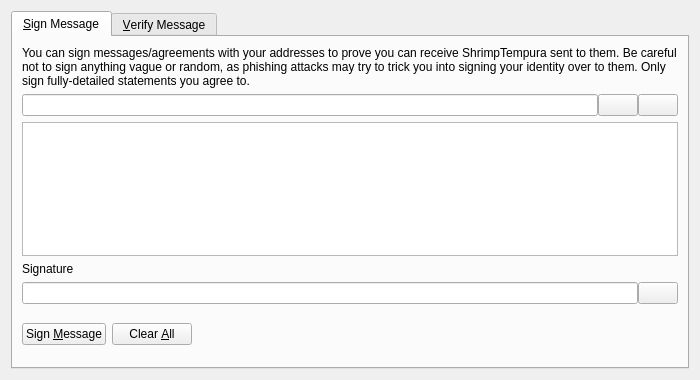
<?xml version="1.0" encoding="UTF-8"?>
<ui version="4.0">
 <class>SignVerifyMessageDialog</class>
 <widget class="QDialog" name="SignVerifyMessageDialog">
  <property name="geometry">
   <rect>
    <x>0</x>
    <y>0</y>
    <width>700</width>
    <height>380</height>
   </rect>
  </property>
  <property name="windowTitle">
   <string>Signatures - Sign / Verify a Message</string>
  </property>
  <property name="modal">
   <bool>true</bool>
  </property>
  <layout class="QVBoxLayout" name="verticalLayout">
   <item>
    <widget class="QTabWidget" name="tabWidget">
     <property name="currentIndex">
      <number>0</number>
     </property>
     <widget class="QWidget" name="tabSignMessage">
      <attribute name="title">
       <string>&amp;Sign Message</string>
      </attribute>
      <layout class="QVBoxLayout" name="verticalLayout_SM">
       <item>
        <widget class="QLabel" name="infoLabel_SM">
         <property name="text">
          <string>You can sign messages/agreements with your addresses to prove you can receive ShrimpTempura sent to them. Be careful not to sign anything vague or random, as phishing attacks may try to trick you into signing your identity over to them. Only sign fully-detailed statements you agree to.</string>
         </property>
         <property name="textFormat">
          <enum>Qt::PlainText</enum>
         </property>
         <property name="wordWrap">
          <bool>true</bool>
         </property>
        </widget>
       </item>
       <item>
        <layout class="QHBoxLayout" name="horizontalLayout_1_SM">
         <property name="spacing">
          <number>0</number>
         </property>
         <item>
          <widget class="QValidatedLineEdit" name="addressIn_SM">
           <property name="toolTip">
            <string>The ShrimpTempura address to sign the message with</string>
           </property>
          </widget>
         </item>
         <item>
          <widget class="QPushButton" name="addressBookButton_SM">
           <property name="toolTip">
            <string>Choose previously used address</string>
           </property>
           <property name="text">
            <string/>
           </property>
           <property name="icon">
            <iconset resource="../bitcoin.qrc">
             <normaloff>:/icons/address-book</normaloff>:/icons/address-book</iconset>
           </property>
           <property name="shortcut">
            <string>Alt+A</string>
           </property>
           <property name="autoDefault">
            <bool>false</bool>
           </property>
          </widget>
         </item>
         <item>
          <widget class="QPushButton" name="pasteButton_SM">
           <property name="toolTip">
            <string>Paste address from clipboard</string>
           </property>
           <property name="text">
            <string/>
           </property>
           <property name="icon">
            <iconset resource="../bitcoin.qrc">
             <normaloff>:/icons/editpaste</normaloff>:/icons/editpaste</iconset>
           </property>
           <property name="shortcut">
            <string>Alt+P</string>
           </property>
           <property name="autoDefault">
            <bool>false</bool>
           </property>
          </widget>
         </item>
        </layout>
       </item>
       <item>
        <widget class="QPlainTextEdit" name="messageIn_SM">
         <property name="toolTip">
          <string>Enter the message you want to sign here</string>
         </property>
        </widget>
       </item>
       <item>
        <widget class="QLabel" name="signatureLabel_SM">
         <property name="text">
          <string>Signature</string>
         </property>
         <property name="textFormat">
          <enum>Qt::PlainText</enum>
         </property>
        </widget>
       </item>
       <item>
        <layout class="QHBoxLayout" name="horizontalLayout_2_SM">
         <property name="spacing">
          <number>0</number>
         </property>
         <item>
          <widget class="QLineEdit" name="signatureOut_SM">
           <property name="font">
            <font>
             <italic>true</italic>
            </font>
           </property>
           <property name="readOnly">
            <bool>true</bool>
           </property>
          </widget>
         </item>
         <item>
          <widget class="QPushButton" name="copySignatureButton_SM">
           <property name="toolTip">
            <string>Copy the current signature to the system clipboard</string>
           </property>
           <property name="text">
            <string/>
           </property>
           <property name="icon">
            <iconset resource="../bitcoin.qrc">
             <normaloff>:/icons/editcopy</normaloff>:/icons/editcopy</iconset>
           </property>
           <property name="autoDefault">
            <bool>false</bool>
           </property>
          </widget>
         </item>
        </layout>
       </item>
       <item>
        <layout class="QHBoxLayout" name="horizontalLayout_3_SM">
         <item>
          <widget class="QPushButton" name="signMessageButton_SM">
           <property name="toolTip">
            <string>Sign the message to prove you own this ShrimpTempura address</string>
           </property>
           <property name="text">
            <string>Sign &amp;Message</string>
           </property>
           <property name="icon">
            <iconset resource="../bitcoin.qrc">
             <normaloff>:/icons/edit</normaloff>:/icons/edit</iconset>
           </property>
           <property name="autoDefault">
            <bool>false</bool>
           </property>
          </widget>
         </item>
         <item>
          <widget class="QPushButton" name="clearButton_SM">
           <property name="toolTip">
            <string>Reset all sign message fields</string>
           </property>
           <property name="text">
            <string>Clear &amp;All</string>
           </property>
           <property name="icon">
            <iconset resource="../bitcoin.qrc">
             <normaloff>:/icons/remove</normaloff>:/icons/remove</iconset>
           </property>
           <property name="autoDefault">
            <bool>false</bool>
           </property>
          </widget>
         </item>
         <item>
          <spacer name="horizontalSpacer_1_SM">
           <property name="orientation">
            <enum>Qt::Horizontal</enum>
           </property>
           <property name="sizeHint" stdset="0">
            <size>
             <width>40</width>
             <height>48</height>
            </size>
           </property>
          </spacer>
         </item>
         <item>
          <widget class="QLabel" name="statusLabel_SM">
           <property name="font">
            <font>
             <weight>75</weight>
             <bold>true</bold>
            </font>
           </property>
           <property name="text">
            <string/>
           </property>
           <property name="wordWrap">
            <bool>true</bool>
           </property>
          </widget>
         </item>
         <item>
          <spacer name="horizontalSpacer_2_SM">
           <property name="orientation">
            <enum>Qt::Horizontal</enum>
           </property>
           <property name="sizeHint" stdset="0">
            <size>
             <width>40</width>
             <height>48</height>
            </size>
           </property>
          </spacer>
         </item>
        </layout>
       </item>
      </layout>
     </widget>
     <widget class="QWidget" name="tabVerifyMessage">
      <attribute name="title">
       <string>&amp;Verify Message</string>
      </attribute>
      <layout class="QVBoxLayout" name="verticalLayout_VM">
       <item>
        <widget class="QLabel" name="infoLabel_VM">
         <property name="text">
          <string>Enter the receiver's address, message (ensure you copy line breaks, spaces, tabs, etc. exactly) and signature below to verify the message. Be careful not to read more into the signature than what is in the signed message itself, to avoid being tricked by a man-in-the-middle attack. Note that this only proves the signing party receives with the address, it cannot prove sendership of any transaction!</string>
         </property>
         <property name="textFormat">
          <enum>Qt::PlainText</enum>
         </property>
         <property name="alignment">
          <set>Qt::AlignLeading|Qt::AlignLeft|Qt::AlignTop</set>
         </property>
         <property name="wordWrap">
          <bool>true</bool>
         </property>
        </widget>
       </item>
       <item>
        <layout class="QHBoxLayout" name="horizontalLayout_1_VM">
         <property name="spacing">
          <number>0</number>
         </property>
         <item>
          <widget class="QValidatedLineEdit" name="addressIn_VM">
           <property name="toolTip">
            <string>The ShrimpTempura address the message was signed with</string>
           </property>
          </widget>
         </item>
         <item>
          <widget class="QPushButton" name="addressBookButton_VM">
           <property name="toolTip">
            <string>Choose previously used address</string>
           </property>
           <property name="text">
            <string/>
           </property>
           <property name="icon">
            <iconset resource="../bitcoin.qrc">
             <normaloff>:/icons/address-book</normaloff>:/icons/address-book</iconset>
           </property>
           <property name="shortcut">
            <string>Alt+A</string>
           </property>
           <property name="autoDefault">
            <bool>false</bool>
           </property>
          </widget>
         </item>
        </layout>
       </item>
       <item>
        <widget class="QPlainTextEdit" name="messageIn_VM"/>
       </item>
       <item>
        <widget class="QValidatedLineEdit" name="signatureIn_VM"/>
       </item>
       <item>
        <layout class="QHBoxLayout" name="horizontalLayout_2_VM">
         <item>
          <widget class="QPushButton" name="verifyMessageButton_VM">
           <property name="toolTip">
            <string>Verify the message to ensure it was signed with the specified ShrimpTempura address</string>
           </property>
           <property name="text">
            <string>Verify &amp;Message</string>
           </property>
           <property name="icon">
            <iconset resource="../bitcoin.qrc">
             <normaloff>:/icons/transaction_0</normaloff>:/icons/transaction_0</iconset>
           </property>
           <property name="autoDefault">
            <bool>false</bool>
           </property>
          </widget>
         </item>
         <item>
          <widget class="QPushButton" name="clearButton_VM">
           <property name="toolTip">
            <string>Reset all verify message fields</string>
           </property>
           <property name="text">
            <string>Clear &amp;All</string>
           </property>
           <property name="icon">
            <iconset resource="../bitcoin.qrc">
             <normaloff>:/icons/remove</normaloff>:/icons/remove</iconset>
           </property>
           <property name="autoDefault">
            <bool>false</bool>
           </property>
          </widget>
         </item>
         <item>
          <spacer name="horizontalSpacer_1_VM">
           <property name="orientation">
            <enum>Qt::Horizontal</enum>
           </property>
           <property name="sizeHint" stdset="0">
            <size>
             <width>40</width>
             <height>48</height>
            </size>
           </property>
          </spacer>
         </item>
         <item>
          <widget class="QLabel" name="statusLabel_VM">
           <property name="font">
            <font>
             <weight>75</weight>
             <bold>true</bold>
            </font>
           </property>
           <property name="text">
            <string/>
           </property>
           <property name="wordWrap">
            <bool>true</bool>
           </property>
          </widget>
         </item>
         <item>
          <spacer name="horizontalSpacer_2_VM">
           <property name="orientation">
            <enum>Qt::Horizontal</enum>
           </property>
           <property name="sizeHint" stdset="0">
            <size>
             <width>40</width>
             <height>48</height>
            </size>
           </property>
          </spacer>
         </item>
        </layout>
       </item>
      </layout>
     </widget>
    </widget>
   </item>
  </layout>
 </widget>
 <customwidgets>
  <customwidget>
   <class>QValidatedLineEdit</class>
   <extends>QLineEdit</extends>
   <header>qt/qvalidatedlineedit.h</header>
  </customwidget>
 </customwidgets>
 <resources>
  <include location="../bitcoin.qrc"/>
 </resources>
 <connections/>
</ui>
